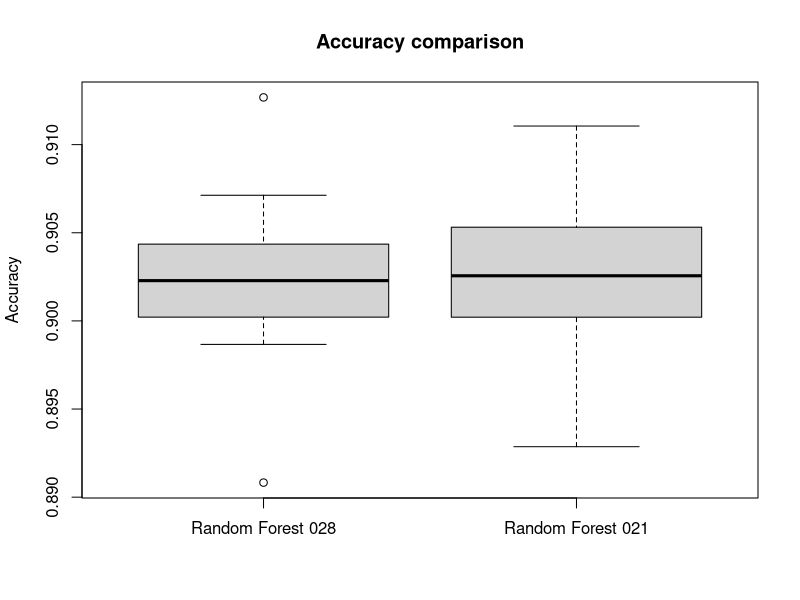
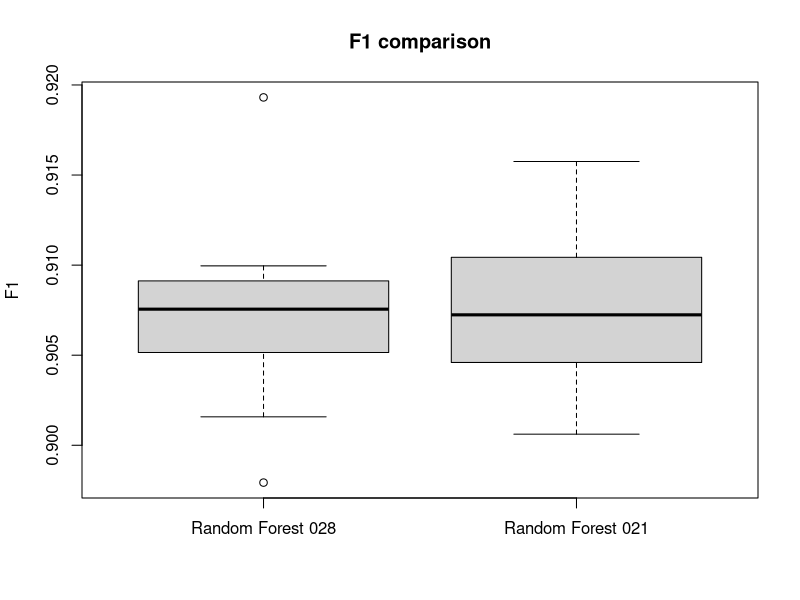

The R source for these figures, in order:

#  028-fr_cz_flw__n_175__m_5.md
model_A_accuracy <- c(
    0.8986672, 0.9071266, 0.9016988, 0.8908271, 0.9017584, 0.9043544, 0.9002144, 0.9126787, 0.9028094, 0.9039646
)

model_A_f1 <- c(
    0.9015800, 0.9099596, 0.9052438, 0.8979293, 0.9070524, 0.9080607, 0.9051501, 0.9193094, 0.9082766, 0.9091240
)

# 021-add_follow_rate__remove_cz_flw.md
model_B_accuracy <- c(
    0.9091961, 0.9110544, 0.9001724, 0.8928641, 0.9008170, 0.9053153, 0.9002095, 0.9044923, 0.9035258, 0.9015922
)

model_B_f1 <- c(
    0.9125023, 0.9157523, 0.9045962, 0.9006166, 0.9061826, 0.9104343, 0.9045537, 0.9083001, 0.9090577, 0.9057505
)

# Test if the accuracy of model A is significantly different from model B
print("Test if the accuracy of models A and B are significantly different")
wilcox.test(model_A_accuracy, model_B_accuracy, alternative = "two.sided")

# Test if the f1 of model A is significantly different from model B
print("Test if the f1 of models A and B are significantly different")
wilcox.test(model_A_f1, model_B_f1, alternative = "two.sided")

## Make box plots
boxplot(model_A_accuracy, model_B_accuracy, names = c("Random Forest 028", "Random Forest 021"), ylab = "Accuracy", main = "Accuracy comparison")

boxplot(model_A_f1, model_B_f1, names = c("Random Forest 028", "Random Forest 021"), ylab = "F1", main = "F1 comparison")


